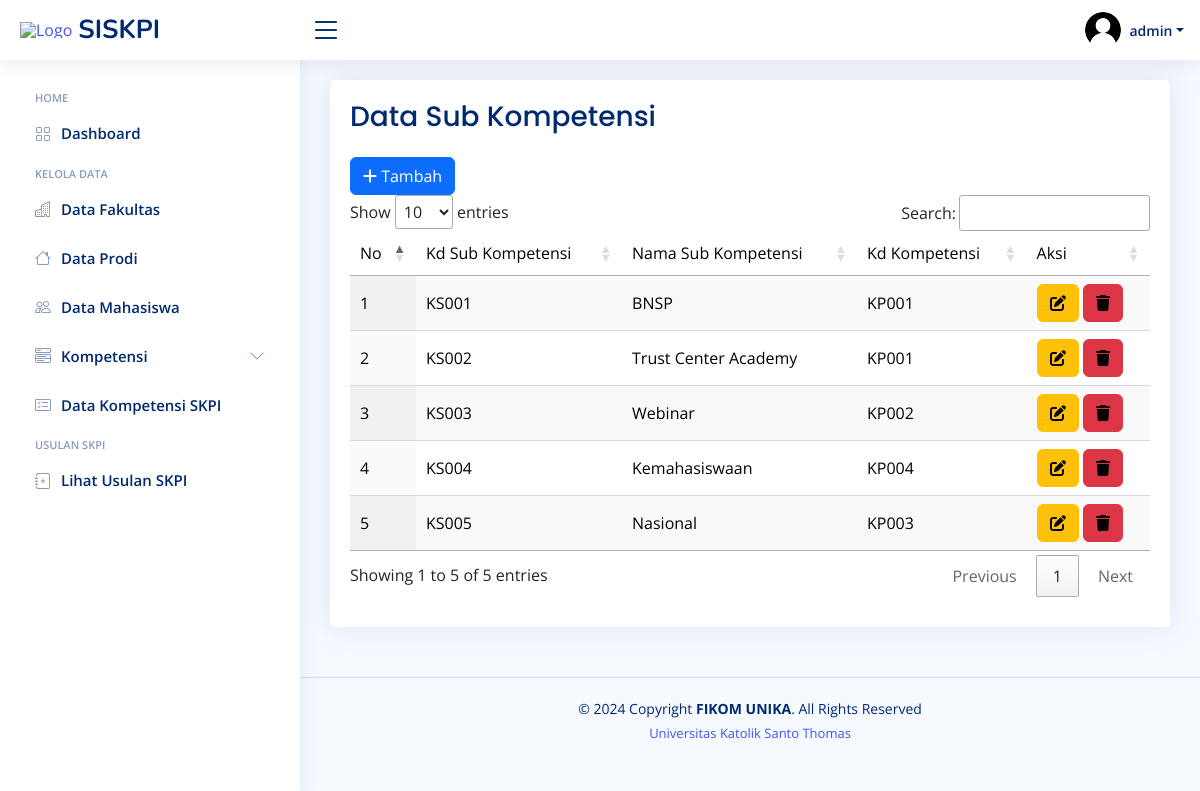
The page /admin/skpi/sub_kompetensi.php (signed in) on the database its author committed.
### tables this page shows
CREATE TABLE `sub_kompetensi` (
  `id_sub` int(11) NOT NULL,
  `kd_sub` varchar(11) NOT NULL,
  `nama_sub` varchar(255) NOT NULL,
  `kd_kompetensi` varchar(11) NOT NULL
);

### admin/skpi/sub_kompetensi.php (the view)
<?php include 'header.php' ?>
<?php include 'navbar.php' ?>
<main id="main" class="main">
    <section class="section dashboard">
    <div class="row">
    <div class="col">
        <div class="card info-card sales-card">
            <div class="card-body">
                <h1 class="card-title fs-3">Data Sub Kompetensi</h1>
                <a href="sub_komp/tambah_sub.php" class="btn btn-primary" title="tambah_data"><i class="fas fa-plus"></i> Tambah</a>
                <table id="tabel" class="display" style="width:100%; background-color: white; color: black;">
                    <thead>
                        <tr>
                            <td>No</td>
                            <td>Kd Sub Kompetensi</td>
                            <td>Nama Sub Kompetensi</td>
                            <td>Kd Kompetensi</td>
                            <td>Aksi</td>
                        </tr>
                    </thead>
                    <tbody>
                        <?php
                        $no = 1;
                        $data = mysqli_query($koneksi, "SELECT * FROM sub_kompetensi");
                        while($d=mysqli_fetch_array($data)){
                        ?>
                        <tr>
                            <td><?= $no++ ?></td>
                            <td><?= $d['kd_sub'] ?></td>
                            <td><?= $d['nama_sub'] ?></td>
                            <td><?= $d['kd_kompetensi'] ?></td>
                            <td>
                                <a class="btn btn-warning text-black" href="sub_komp/edit_sub.php?id=<?= $d['id_sub'] ?>" title="edit_data"><i class="fas fa-edit"></i></a>
                                <a class="btn btn-danger text-black" href="sub_komp/hapus_sub.php?id=<?= $d['id_sub'] ?>" title="hapus_data"><i class="fas fa-trash"></i></a>
                            </td>
                        </tr>
                        <?php } ?>
                    </tbody>
                </table>
            </div>
        </div>
        </div>
    </div>
    </section>
</main>
<?php include 'footer.php' ?>

### admin/skpi/assets/css/style.css (style rules this page uses)
:root { scroll-behavior: smooth; }
body { font-family: "Open Sans", sans-serif; background: #f6f9ff; color: #444444; }
a { color: #4154f1; text-decoration: none; }
h1, h2, h3, h4, h5, h6 { font-family: "Nunito", sans-serif; }
#main { margin-top: 60px; padding: 20px 30px; transition: all 0.3s; }
.card { margin-bottom: 30px; border: none; border-radius: 5px; box-shadow: 0px 0 30px rgba(1, 41, 112, 0.1); }
.card-title { padding: 20px 0 15px 0; font-size: 18px; font-weight: 500; color: #012970; font-family: "Poppins", sans-serif; }
.card-body { padding: 0 20px 20px 20px; }
@media (min-width: 1200px) { #main, #footer { margin-left: 300px; } }
.dashboard .info-card { padding-bottom: 10px; }

### rows shown on the page
sub_kompetensi: kd_sub "KS001", nama_sub "BNSP", kd_kompetensi "KP001"
sub_kompetensi: kd_sub "KS002", nama_sub "Trust Center Academy", kd_kompetensi "KP001"
sub_kompetensi: kd_sub "KS003", nama_sub "Webinar", kd_kompetensi "KP002"
sub_kompetensi: kd_sub "KS004", nama_sub "Kemahasiswaan", kd_kompetensi "KP004"
sub_kompetensi: kd_sub "KS005", nama_sub "Nasional", kd_kompetensi "KP003"

### other values the page prints
$_SESSION['username'] "admin"
